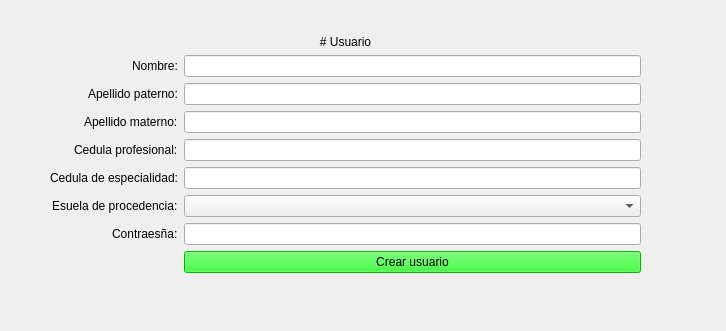
<?xml version="1.0" encoding="UTF-8"?>
<ui version="4.0">
 <class>f_crear_usuario</class>
 <widget class="QWidget" name="f_crear_usuario">
  <property name="geometry">
   <rect>
    <x>0</x>
    <y>0</y>
    <width>726</width>
    <height>331</height>
   </rect>
  </property>
  <property name="windowTitle">
   <string>SIHMED - Crear propietario</string>
  </property>
  <widget class="QWidget" name="formLayoutWidget">
   <property name="geometry">
    <rect>
     <x>50</x>
     <y>10</y>
     <width>591</width>
     <height>288</height>
    </rect>
   </property>
   <layout class="QFormLayout" name="formLayout">
    <property name="labelAlignment">
     <set>Qt::AlignmentFlag::AlignRight|Qt::AlignmentFlag::AlignTrailing|Qt::AlignmentFlag::AlignVCenter</set>
    </property>
    <property name="formAlignment">
     <set>Qt::AlignmentFlag::AlignCenter</set>
    </property>
    <item row="0" column="0" colspan="2">
     <widget class="QLabel" name="label">
      <property name="text">
       <string># Usuario</string>
      </property>
      <property name="textFormat">
       <enum>Qt::TextFormat::MarkdownText</enum>
      </property>
      <property name="alignment">
       <set>Qt::AlignmentFlag::AlignCenter</set>
      </property>
     </widget>
    </item>
    <item row="1" column="0">
     <widget class="QLabel" name="label_2">
      <property name="text">
       <string>Nombre:</string>
      </property>
     </widget>
    </item>
    <item row="1" column="1">
     <widget class="QLineEdit" name="le_nombre_usuario"/>
    </item>
    <item row="2" column="0">
     <widget class="QLabel" name="label_7">
      <property name="text">
       <string>Apellido paterno:</string>
      </property>
     </widget>
    </item>
    <item row="2" column="1">
     <widget class="QLineEdit" name="le_apellido_paterno">
      <property name="text">
       <string/>
      </property>
     </widget>
    </item>
    <item row="3" column="0">
     <widget class="QLabel" name="label_8">
      <property name="text">
       <string>Apellido materno:</string>
      </property>
     </widget>
    </item>
    <item row="3" column="1">
     <widget class="QLineEdit" name="le_apellido_materno"/>
    </item>
    <item row="4" column="0">
     <widget class="QLabel" name="label_3">
      <property name="text">
       <string>Cedula profesional:</string>
      </property>
     </widget>
    </item>
    <item row="4" column="1">
     <widget class="QLineEdit" name="le_cedula_profesional"/>
    </item>
    <item row="5" column="0">
     <widget class="QLabel" name="label_6">
      <property name="text">
       <string>Cedula de especialidad:</string>
      </property>
     </widget>
    </item>
    <item row="5" column="1">
     <widget class="QLineEdit" name="le_cedula_especialidad"/>
    </item>
    <item row="6" column="0">
     <widget class="QLabel" name="label_4">
      <property name="text">
       <string>Esuela de procedencia:</string>
      </property>
     </widget>
    </item>
    <item row="6" column="1">
     <widget class="QComboBox" name="cb_escuela"/>
    </item>
    <item row="7" column="0">
     <widget class="QLabel" name="label_9">
      <property name="text">
       <string>Contraesña:</string>
      </property>
     </widget>
    </item>
    <item row="7" column="1">
     <widget class="QLineEdit" name="le_contrasena"/>
    </item>
    <item row="8" column="1">
     <widget class="QPushButton" name="pb_crear_usuario">
      <property name="styleSheet">
       <string notr="true">QPushButton#pb_crear_usuario {
background-color: rgb(0, 255, 0)
}</string>
      </property>
      <property name="text">
       <string>Crear usuario</string>
      </property>
     </widget>
    </item>
   </layout>
  </widget>
 </widget>
 <resources/>
 <connections/>
</ui>
